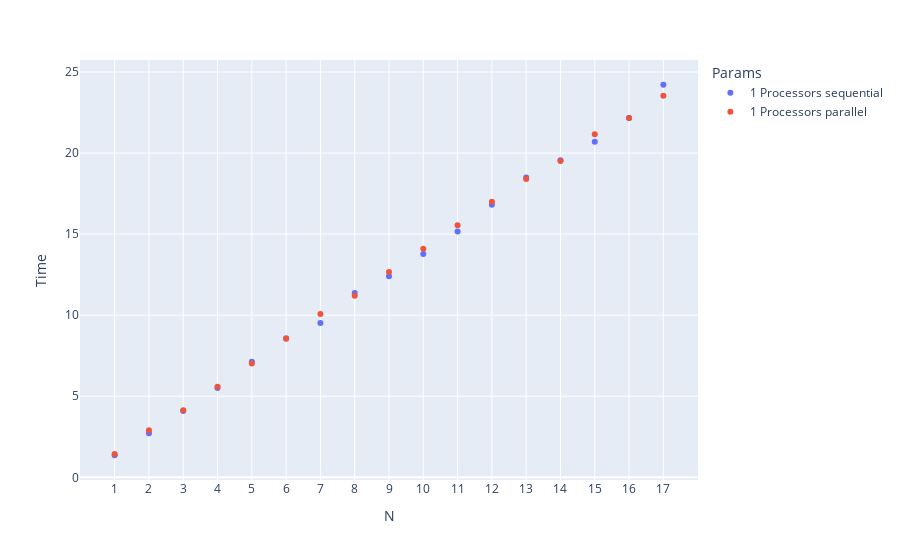

Here is the notebook cell this chart was saved with:
### Markdown cell above
## 1 Процессор

### Code cell
create_scatter(
    [
        ("fsamples-1-seq.txt", "1 Processors sequential"),
        ("fsamples-1-par.txt", "1 Processors parallel"),
    ],
17).show()

### Figure 1 — Plotly figure (JSON) as saved in the notebook; plotly's stock layout.template omitted (floating-point values rounded to 4 significant figures)
{"data": [{"hovertemplate": "Params=1 Processors sequential<br>N=%{x}<br>Time=%{y}<extra></extra>", "legendgroup": "1 Processors sequential", "marker": {"color": "#636efa", "symbol": "circle"}, "mode": "markers", "name": "1 Processors sequential", "orientation": "v", "showlegend": true, "type": "scatter", "x": ["1", "2", "3", "4", "5", "6", "7", "8", "9", "10", "11", "12", "13", "14", "15", "16", "17"], "xaxis": "x", "y": [1.362, 2.72, 4.097, 5.511, 7.128, 8.58, 9.522, 11.37, 12.4, 13.78, 15.16, 16.8, 18.5, 19.55, 20.69, 22.16, 24.21], "yaxis": "y"}, {"hovertemplate": "Params=1 Processors parallel<br>N=%{x}<br>Time=%{y}<extra></extra>", "legendgroup": "1 Processors parallel", "marker": {"color": "#EF553B", "symbol": "circle"}, "mode": "markers", "name": "1 Processors parallel", "orientation": "v", "showlegend": true, "type": "scatter", "x": ["1", "2", "3", "4", "5", "6", "7", "8", "9", "10", "11", "12", "13", "14", "15", "16", "17"], "xaxis": "x", "y": [1.437, 2.901, 4.131, 5.593, 7.013, 8.546, 10.08, 11.2, 12.66, 14.1, 15.55, 16.99, 18.4, 19.52, 21.16, 22.16, 23.54], "yaxis": "y"}], "layout": {"coloraxis": {"showscale": false}, "legend": {"title": {"text": "Params"}, "tracegroupgap": 0}, "margin": {"t": 60}, "xaxis": {"anchor": "y", "domain": [0, 1], "title": {"text": "N"}}, "yaxis": {"anchor": "x", "domain": [0, 1], "title": {"text": "Time"}}}}
